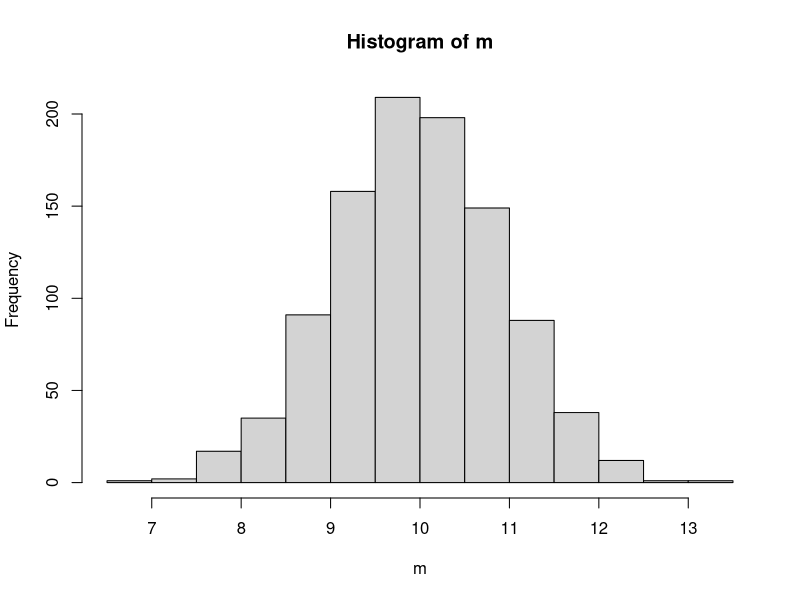

Generate this figure with R:
## ---- chunk 1
n <- 30
m <- replicate(1e3, mean(rnorm(n, 10, 5)))
hist(m)
